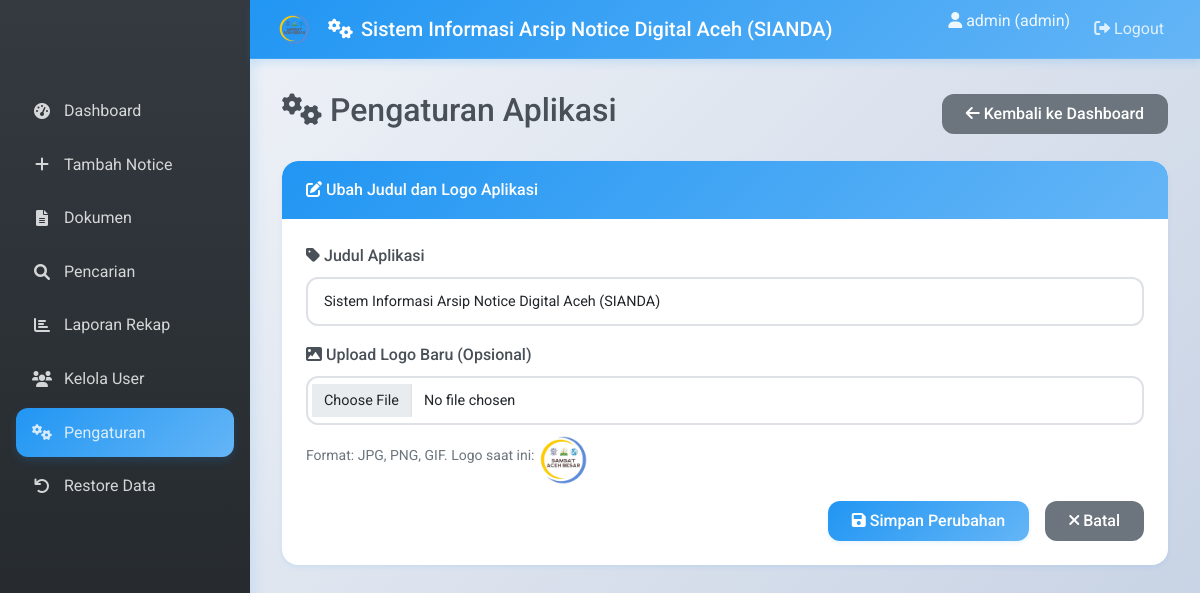
The page /settings.php (signed in) on the database its author committed.
### tables this page shows
CREATE TABLE `settings` (
  `id` int(11) NOT NULL AUTO_INCREMENT,
  `app_title` varchar(255) NOT NULL DEFAULT 'Sistem Informasi Arsip Notice Digital Aceh',
  `logo_path` varchar(255) DEFAULT NULL,
  PRIMARY KEY (`id`)
);

### settings.php (the view, shortened to what this page needs)
<?php
include 'db.php';
$sql = "SELECT * FROM settings WHERE id = 1";
$result = mysqli_query($conn, $sql);
$settings = mysqli_fetch_assoc($result);
?>
<!DOCTYPE html>
<html lang="en">
<head>
    <link href="https://cdn.jsdelivr.net/npm/bootstrap@5.1.3/dist/css/bootstrap.min.css" rel="stylesheet">
    <link rel="stylesheet" href="https://cdnjs.cloudflare.com/ajax/libs/font-awesome/6.0.0/css/all.min.css">
    <link href="assets/css/style.css" rel="stylesheet">
</head>
<body>
    <nav class="navbar navbar-expand-lg navbar-dark">
        <div class="container-fluid">
            <a class="navbar-brand" href="#">
                <?php if ($settings['logo_path']) { ?>
                    <img src="uploads/<?php echo $settings['logo_path']; ?>" alt="Logo" style="height: 30px; margin-right: 10px;">
                <?php } ?>
                <i class="fas fa-cogs"></i> <?php echo $settings['app_title']; ?>
            </a>
            <div class="collapse navbar-collapse" id="navbarNav">
                <ul class="navbar-nav ms-auto">
                    <li class="nav-item">
                        <span class="navbar-text me-3">
                            <i class="fas fa-user"></i> <?php echo $_SESSION['username']; ?> (<?php echo $_SESSION['role']; ?>)
                        </span>
                    </li>
                    <li class="nav-item">
                        <a class="nav-link" href="logout.php"><i class="fas fa-sign-out-alt"></i> Logout</a>
                    </li>
                </ul>
            </div>
        </div>
    </nav>
    <div class="sidebar">
        <nav class="nav flex-column">
            <a class="nav-link" href="index.php"><i class="fas fa-tachometer-alt"></i> Dashboard</a>
            <a class="nav-link" href="add.php"><i class="fas fa-plus"></i> Tambah Notice</a>
            <a class="nav-link" href="dokumen.php"><i class="fas fa-file-alt"></i> Dokumen</a>
            <a class="nav-link" href="report.php"><i class="fas fa-search"></i> Pencarian</a>
            <a class="nav-link" href="rekap.php"><i class="fas fa-chart-bar"></i> Laporan Rekap</a>
            <?php if ($_SESSION['role'] == 'admin') { ?>
                <a class="nav-link" href="users.php"><i class="fas fa-users"></i> Kelola User</a>
                <a class="nav-link active" href="settings.php"><i class="fas fa-cogs"></i> Pengaturan</a>
                <a class="nav-link" href="restore.php"><i class="fas fa-undo"></i> Restore Data</a>
            <?php } ?>
        </nav>
    </div>
    <div class="main-content">
        <div class="d-flex justify-content-between align-items-center mb-4">
            <h2><i class="fas fa-cogs"></i> Pengaturan Aplikasi</h2>
            <a href="index.php" class="btn btn-secondary"><i class="fas fa-arrow-left"></i> Kembali ke Dashboard</a>
        </div>
        <div class="card">
            <div class="card-header">
                <i class="fas fa-edit"></i> Ubah Judul dan Logo Aplikasi
            </div>
            <div class="card-body">
                <form method="POST" enctype="multipart/form-data">
                    <div class="mb-3">
                        <label for="app_title" class="form-label"><i class="fas fa-tag"></i> Judul Aplikasi</label>
                        <input type="text" class="form-control" id="app_title" name="app_title" value="<?php echo $settings['app_title']; ?>" required>
                    </div>
                    <div class="mb-3">
                        <label for="logo" class="form-label"><i class="fas fa-image"></i> Upload Logo Baru (Opsional)</label>
                        <input type="file" class="form-control" id="logo" name="logo" accept=".jpg,.jpeg,.png,.gif">
                        <small class="form-text text-muted">Format: JPG, PNG, GIF. Logo saat ini:</small>
                        <?php if ($settings['logo_path']) { ?>
                            <img src="uploads/<?php echo $settings['logo_path']; ?>" alt="Logo" style="height: 50px; margin-top: 10px;">
                        <?php } else { ?>
                            <span class="text-muted">Tidak ada logo</span>
                        <?php } ?>
                    </div>
                    <div class="d-grid gap-2 d-md-flex justify-content-md-end">
                        <button type="submit" class="btn btn-primary me-md-2"><i class="fas fa-save"></i> Simpan Perubahan</button>
                        <a href="index.php" class="btn btn-secondary"><i class="fas fa-times"></i> Batal</a>
                    </div>
                </form>
            </div>
        </div>
    </div>
</body>
</html>

### assets/css/style.css (style rules this page uses)
:root { --primary-color: #2196f3; --primary-light: #64b5f6; --primary-dark: #1976d2; --secondary-color: #ff9800; --secondary-light: #ffb74d; --secondary-dark: #f57c00; --success-color: #4caf50; --info-color: #00bcd4; --warning-color: #ff9800; --danger-color: #f44336; --gray-100: #f8f9fa; --gray-200: #e9ecef; --gray-300: #dee2e6; --gray-400: #ced4da; --gray-500: #adb5bd; --gray-600: #6c757d; --gray-700: #495057; --gray-800: #343a40; --gray-900: #212529; --white: #ffffff; --black: #000000; --shadow-light: 0 2px 4px rgba(33, 150, 243, 0.1); --shadow-medium: 0 4px 8px rgba(33, 150, 243, 0.15); --shadow-heavy: 0 8px 16px rgba(33, 150, 243, 0.2); --border-radius: 12px; --border-radius-lg: 16px; --transition: all 0.3s cubic-bezier(0.4, 0, 0.2, 1); }
* { box-sizing: border-box; }
body { font-family: 'Roboto', 'Segoe UI', Tahoma, Geneva, Verdana, sans-serif; background: linear-gradient(135deg, #f5f7fa 0%, #c3cfe2 100%); color: var(--gray-700); line-height: 1.6; margin: 0; padding: 0; min-height: 100vh; }
.navbar { background: linear-gradient(135deg, var(--primary-color) 0%, var(--primary-light) 100%); box-shadow: var(--shadow-medium); backdrop-filter: blur(10px); border-bottom: 1px solid rgba(255, 255, 255, 0.1); margin-left: 250px; width: calc(100% - 250px); z-index: 1100; padding: 0.5rem 1rem; }
.navbar-brand { font-weight: 500; color: var(--white) !important; font-size: 1.25rem; display: flex; align-items: center; gap: 0.5rem; white-space: normal; overflow: visible; text-overflow: unset; max-width: none; }
.navbar-brand img { height: 32px; width: 32px; border-radius: 8px; object-fit: cover; }
.navbar-text { color: rgba(255, 255, 255, 0.9) !important; font-weight: 400; }
.nav-link { color: rgba(255, 255, 255, 0.8) !important; font-weight: 400; transition: var(--transition); border-radius: 8px; padding: 0.5rem 1rem; }
.sidebar { height: 100vh; background: linear-gradient(180deg, var(--gray-800) 0%, var(--gray-900) 100%); color: var(--white); position: fixed; top: 0; left: 0; width: 250px; padding-top: 70px; z-index: 1000; box-shadow: var(--shadow-heavy); overflow-y: auto; }
.sidebar .nav { padding: 1rem; }
.sidebar .nav-link { color: var(--gray-400); padding: 0.75rem 1rem; margin-bottom: 0.25rem; transition: var(--transition); border-radius: var(--border-radius); font-weight: 400; display: flex; align-items: center; gap: 0.75rem; position: relative; }
.sidebar .nav-link.active { color: var(--white); background: linear-gradient(135deg, var(--primary-color) 0%, var(--primary-light) 100%); box-shadow: var(--shadow-medium); }
.sidebar .nav-link i { width: 20px; text-align: center; }
.main-content { margin-left: 250px; padding: 2rem; min-height: calc(100vh - 70px); }
.card { background: var(--white); border: none; border-radius: var(--border-radius-lg); box-shadow: var(--shadow-light); margin-bottom: 1.5rem; transition: var(--transition); overflow: hidden; }
.card-header { background: linear-gradient(135deg, var(--primary-color) 0%, var(--primary-light) 100%); color: var(--white); border-radius: var(--border-radius-lg) var(--border-radius-lg) 0 0 !important; font-weight: 500; padding: 1rem 1.5rem; border: none; }
.card-body { padding: 1.5rem; }
.btn { border-radius: var(--border-radius); font-weight: 500; padding: 0.5rem 1.5rem; transition: var(--transition); border: none; position: relative; overflow: hidden; }
.btn::before { content: ''; position: absolute; top: 50%; left: 50%; width: 0; height: 0; background: rgba(255, 255, 255, 0.2); border-radius: 50%; transform: translate(-50%, -50%); transition: width 0.6s, height 0.6s; }
.btn-primary { background: linear-gradient(135deg, var(--primary-color) 0%, var(--primary-light) 100%); color: var(--white); box-shadow: var(--shadow-light); }
.form-control { border-radius: var(--border-radius); border: 2px solid var(--gray-300); padding: 0.75rem 1rem; font-size: 0.9rem; transition: var(--transition); background: var(--white); }
.form-label { font-weight: 500; color: var(--gray-700); margin-bottom: 0.5rem; }

### rows shown on the page
settings: logo_path (picture), app_title "Sistem Informasi Arsip Notice Digital Aceh (SIANDA)"

### other values the page prints
$_SESSION['username'] "admin"
$_SESSION['role'] "admin"
